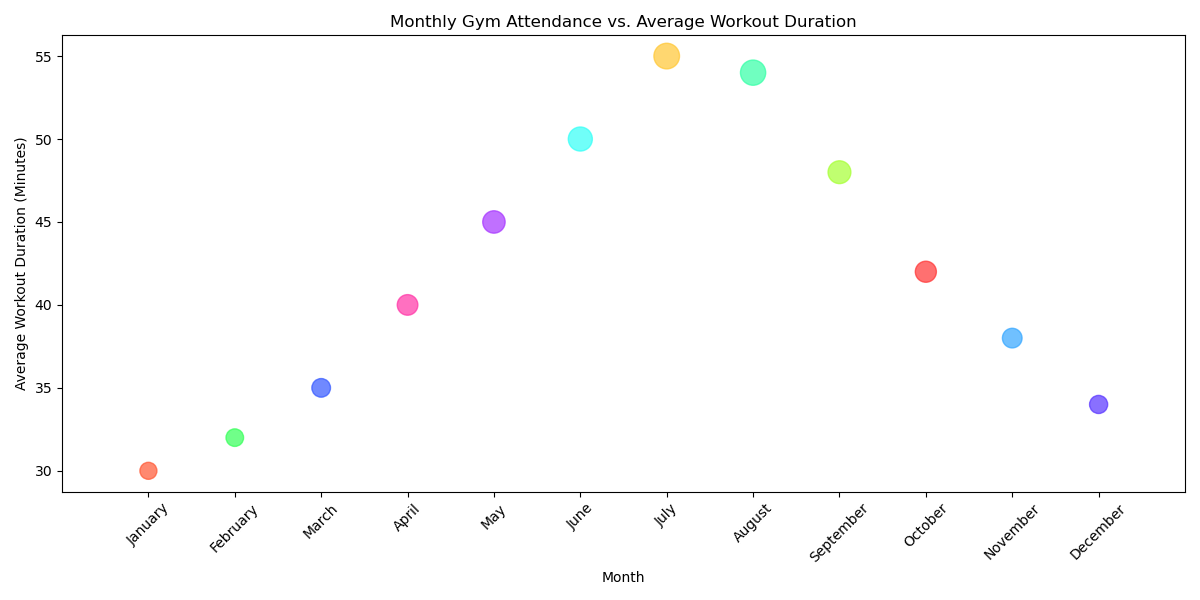

Source code (Python):

import matplotlib.pyplot as plt

# Data points
months = ['January', 'February', 'March', 'April', 'May', 'June', 
          'July', 'August', 'September', 'October', 'November', 'December']
average_workout_duration = [30, 32, 35, 40, 45, 50, 55, 54, 48, 42, 38, 34]
gym_attendance = [150, 160, 180, 220, 260, 300, 340, 330, 270, 230, 200, 170]

# Convert month names to numbers for plotting
month_numbers = [i+1 for i, _ in enumerate(months)]

# Scatter plot
plt.figure(figsize=(12, 6))  # Change the size of the plot
plt.scatter(month_numbers, average_workout_duration, c=['#FF5733', '#33FF57', '#3357FF', '#FF33A6',
                                                       '#A633FF', '#33FFF7', '#FFC733', '#33FFA6',
                                                       '#A6FF33', '#FF3333', '#33A6FF', '#5733FF'],
            s=gym_attendance, alpha=0.7)  # Size corresponds to gym attendance, improved color scheme

# Customize the axes
plt.xticks(month_numbers, months, rotation=45)
plt.xlabel('Month')
plt.ylabel('Average Workout Duration (Minutes)')
plt.title('Monthly Gym Attendance vs. Average Workout Duration')
plt.xlim(0, 13)  # Set the limit to include all months

# Show the plot
plt.tight_layout()  # Adjust layout to fit the figure neatly
plt.show()
